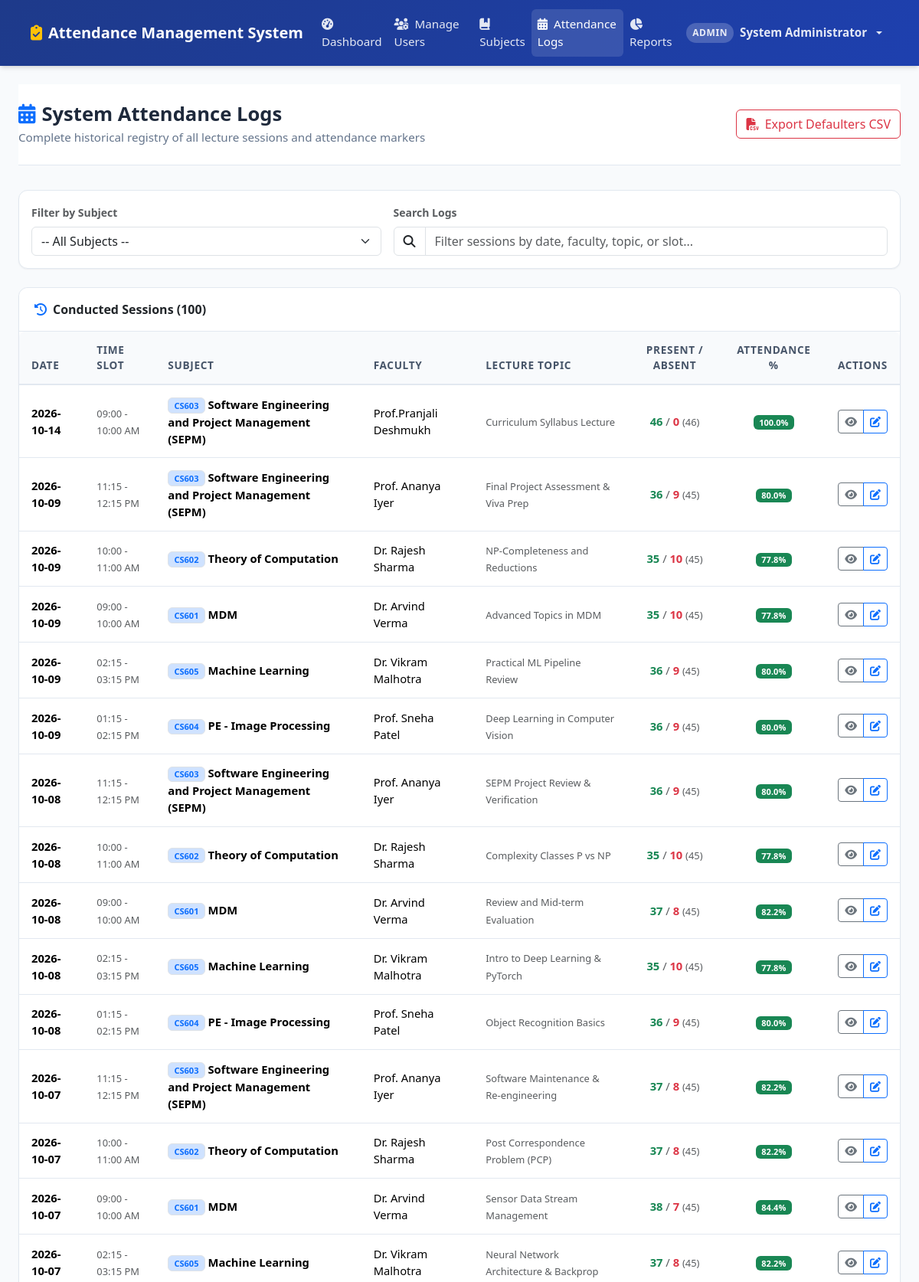
Page /admin/attendance (signed in, upper part) on the committed database.
### tables this page shows
CREATE TABLE attendance_sessions (
        id INTEGER PRIMARY KEY AUTOINCREMENT,
        subject_id INTEGER NOT NULL,
        faculty_id INTEGER NOT NULL,
        session_date DATE NOT NULL,
        session_slot TEXT NOT NULL DEFAULT '09:00 - 10:00 AM',
        topic TEXT DEFAULT 'Course Module Discussion',
        created_at TIMESTAMP DEFAULT CURRENT_TIMESTAMP,
        updated_at TIMESTAMP DEFAULT CURRENT_TIMESTAMP,
        FOREIGN KEY (subject_id) REFERENCES subjects(id) ON DELETE CASCADE,
        FOREIGN KEY (faculty_id) REFERENCES faculty(id) ON DELETE CASCADE,
        UNIQUE (subject_id, session_date, session_slot)
    );

### app.py (the view)
@app.route('/admin/attendance')
@role_required('admin')
def admin_attendance():
    subject_id = request.args.get('subject_id', type=int)
    sessions = models.get_faculty_sessions_history(subject_id=subject_id, limit=100)
    subjects = models.get_all_subjects()
    return render_template('admin/attendance_logs.html', sessions=sessions, subjects=subjects, selected_subject_id=subject_id)

### app.py (called while the page is built, shortened)
def role_required(*allowed_roles):
    def decorator(f):
        @wraps(f)
        def decorated_function(*args, **kwargs):
            if 'user_id' not in session:
                flash("Please log in to access this page.", "warning")
                return redirect(url_for('login', next=request.url))
            user_role = session.get('role')
            return f(*args, **kwargs)
        return decorated_function
    return decorator

@app.context_processor
def inject_global_vars():
    return {
        'current_user': {
            'id': session.get('user_id'),
            'username': session.get('username'),
            'role': session.get('role'),
            'full_name': session.get('full_name'),
            'roll_number': session.get('roll_number'),
            'faculty_id': session.get('faculty_id')
        },
        'now': datetime.now(),
        'today_date': date.today().strftime('%Y-%m-%d'),
        'attendance_threshold': Config.ATTENDANCE_THRESHOLD
    }

### database.py (called while the page is built)
def get_db():
    if has_app_context():
        if 'db' not in g:
            g.db = sqlite3.connect(Config.DATABASE)
            g.db.row_factory = sqlite3.Row
            g.db.execute("PRAGMA foreign_keys = ON;")
        return g.db
    return get_standalone_db()

### models.py (called while the page is built)
def get_all_subjects():
    db = get_db()
    cursor = db.cursor()
    cursor.execute("""
        SELECT s.id, s.code, s.name, s.department, s.semester, s.credits,
               f.id as faculty_id,
               GROUP_CONCAT(DISTINCT f.faculty_id) as faculty_code,
               GROUP_CONCAT(DISTINCT u.full_name) as faculty_name,
               (SELECT COUNT(*) FROM student_subjects ss WHERE ss.subject_id = s.id) as enrolled_students,
               (SELECT COUNT(*) FROM attendance_sessions ses WHERE ses.subject_id = s.id) as total_sessions
        FROM subjects s
        LEFT JOIN faculty_subjects fs ON s.id = fs.subject_id
        LEFT JOIN faculty f ON fs.faculty_id = f.id
        LEFT JOIN users u ON f.user_id = u.id
        GROUP BY s.id
        ORDER BY s.code ASC
    """)
    return [dict(row) for row in cursor.fetchall()]

### templates/admin/attendance_logs.html (shortened to what this page needs)
{% extends 'base.html' %}
{% block content %}
<div class="page-header d-flex justify-content-between align-items-center flex-wrap gap-2">
    <div>
        <h1><i class="fa-solid fa-calendar-days text-primary me-2"></i>System Attendance Logs</h1>
        <p>Complete historical registry of all lecture sessions and attendance markers</p>
    </div>
    <div>
        <a href="{{ url_for('export_defaulters_csv') }}" class="btn btn-outline-danger">
            <i class="fa-solid fa-file-csv me-1"></i> Export Defaulters CSV
        </a>
    </div>
</div>
<div class="card mb-4">
    <div class="card-body">
        <form method="GET" action="{{ url_for('admin_attendance') }}" class="row g-3 align-items-center">
            <div class="col-md-5">
                <label class="form-label fw-semibold small text-muted">Filter by Subject</label>
                <select name="subject_id" class="form-select" onchange="this.form.submit()">
                    <option value="">-- All Subjects --</option>
                </select>
            </div>
            <div class="col-md-7">
                <label class="form-label fw-semibold small text-muted">Search Logs</label>
                <div class="input-group">
                    <span class="input-group-text bg-white"><i class="fa-solid fa-magnifying-glass"></i></span>
                    <input type="text"
                           class="form-control table-search-input"
                           data-table="sessionsTable"
                           placeholder="Filter sessions by date, faculty, topic, or slot...">
                </div>
            </div>
        </form>
    </div>
</div>
<div class="card">
    <div class="card-header d-flex justify-content-between align-items-center">
        <span class="fw-bold"><i class="fa-solid fa-clock-rotate-left me-2 text-primary"></i>Conducted Sessions ({{ sessions|length }})</span>
    </div>
    <div class="table-responsive">
        <table class="table table-custom table-hover align-middle mb-0" id="sessionsTable">
            <thead>
                <tr>
                    <th>Date</th>
                    <th>Time Slot</th>
                    <th>Subject</th>
                    <th>Faculty</th>
                    <th>Lecture Topic</th>
                    <th class="text-center">Present / Absent</th>
                    <th class="text-center">Attendance %</th>
                    <th class="text-end">Actions</th>
                </tr>
            </thead>
            <tbody>
                {% for ses in sessions %}
                    <tr>
                        <td class="fw-bold">{{ ses.session_date }}</td>
                        <td><small class="text-muted">{{ ses.session_slot }}</small></td>
                        <td>
                            <span class="badge bg-primary-subtle text-primary border">{{ ses.subject_code }}</span>
                            <span class="fw-semibold">{{ ses.subject_name }}</span>
                        </td>
                        <td>{{ ses.faculty_name }}</td>
                        <td><small class="text-muted">{{ ses.topic }}</small></td>
                        <td class="text-center">
                            <span class="text-success fw-bold">{{ ses.present_count }}</span>
                            <span class="text-muted">/</span>
                            <span class="text-danger fw-bold">{{ ses.absent_count }}</span>
                            <span class="text-muted small">({{ ses.total_marked }})</span>
                        </td>
                        <td class="text-center">
                            <span class="badge {% if ses.percentage >= 75 %}bg-success{% else %}bg-warning text-dark{% endif %}">
                                {{ ses.percentage }}%
                            </span>
                        </td>
                        <td class="text-end">
                            <div class="btn-group btn-group-sm">
                                <a href="{{ url_for('faculty_view_session', session_id=ses.id) }}" class="btn btn-outline-secondary" title="View Full Roster">
                                    <i class="fa-solid fa-eye"></i>
                                </a>
                                <a href="{{ url_for('faculty_edit_attendance', session_id=ses.id) }}" class="btn btn-outline-primary" title="Edit Session Records">
                                    <i class="fa-solid fa-pen-to-square"></i>
                                </a>
                            </div>
                        </td>
                    </tr>
                {% endfor %}
            </tbody>
        </table>
    </div>
</div>
{% endblock %}

### static/css/style.css (style rules this page uses)
:root { --primary-color: #1e3a8a; --primary-hover: #172554; --primary-light: #eff6ff; --secondary-color: #475569; --success-color: #059669; --success-light: #ecfdf5; --danger-color: #dc2626; --danger-light: #fef2f2; --warning-color: #d97706; --warning-light: #fffbeb; --info-color: #0284c7; --bg-page: #f8fafc; --card-bg: #ffffff; --text-primary: #1e293b; --text-muted: #64748b; --border-color: #e2e8f0; --shadow-sm: 0 1px 2px 0 rgb(0 0 0 / 0.05); --shadow-md: 0 4px 6px -1px rgb(0 0 0 / 0.1), 0 2px 4px -2px rgb(0 0 0 / 0.1); --shadow-lg: 0 10px 15px -3px rgb(0 0 0 / 0.1), 0 4px 6px -4px rgb(0 0 0 / 0.1); --radius-sm: 0.375rem; --radius-md: 0.5rem; --radius-lg: 0.75rem; }
body { font-family: 'Segoe UI', system-ui, -apple-system, BlinkMacSystemFont, Roboto, sans-serif; background-color: var(--bg-page); color: var(--text-primary); min-height: 100vh; display: flex; flex-direction: column; }
.page-header { background: #ffffff; border-bottom: 1px solid var(--border-color); padding: 1.5rem 0; margin-bottom: 2rem; }
.page-header h1 { font-size: 1.6rem; font-weight: 700; color: var(--text-primary); margin-bottom: 0.25rem; }
.page-header p { color: var(--text-muted); margin-bottom: 0; font-size: 0.95rem; }
.card { border: 1px solid var(--border-color); border-radius: var(--radius-lg); box-shadow: var(--shadow-sm); background-color: var(--card-bg); transition: transform 0.2s ease, box-shadow 0.2s ease; }
.card-header { background-color: #ffffff; border-bottom: 1px solid var(--border-color); font-weight: 600; padding: 1rem 1.25rem; border-top-left-radius: var(--radius-lg) !important; border-top-right-radius: var(--radius-lg) !important; }
.table-custom { background: #ffffff; border-radius: var(--radius-md); overflow: hidden; box-shadow: var(--shadow-sm); }
.table-custom th { background-color: #f8fafc; color: #475569; font-weight: 600; font-size: 0.85rem; text-transform: uppercase; letter-spacing: 0.05em; border-bottom: 2px solid var(--border-color); padding: 0.85rem 1rem; }
.table-custom td { padding: 0.85rem 1rem; vertical-align: middle; border-bottom: 1px solid var(--border-color); font-size: 0.92rem; }

### rows in the picture
attendance_sessions: session_date "2026-10-14", session_slot "09:00 - 10:00 AM", subject_code "CS603", subject_name "Software Engineering and Project Management (SEPM)", faculty_name "Prof.Pranjali Deshmukh", topic "Curriculum Syllabus Lecture", present_count "46", absent_count "0", total_marked "46", percentage "100.0"
attendance_sessions: session_date "2026-10-09", session_slot "11:15 - 12:15 PM", subject_code "CS603", subject_name "Software Engineering and Project Management (SEPM)", faculty_name "Prof. Ananya Iyer", topic "Final Project Assessment & Viva Prep", present_count "36", absent_count "9", total_marked "45", percentage "80.0"
attendance_sessions: session_date "2026-10-09", session_slot "10:00 - 11:00 AM", subject_code "CS602", subject_name "Theory of Computation", faculty_name "Dr. Rajesh Sharma", topic "NP-Completeness and Reductions", present_count "35", absent_count "10", total_marked "45", percentage "77.8"
attendance_sessions: session_date "2026-10-09", session_slot "09:00 - 10:00 AM", subject_code "CS601", subject_name "MDM", faculty_name "Dr. Arvind Verma", topic "Advanced Topics in MDM", present_count "35", absent_count "10", total_marked "45", percentage "77.8"
attendance_sessions: session_date "2026-10-09", session_slot "02:15 - 03:15 PM", subject_code "CS605", subject_name "Machine Learning", faculty_name "Dr. Vikram Malhotra", topic "Practical ML Pipeline Review", present_count "36", absent_count "9", total_marked "45", percentage "80.0"
attendance_sessions: session_date "2026-10-09", session_slot "01:15 - 02:15 PM", subject_code "CS604", subject_name "PE - Image Processing", faculty_name "Prof. Sneha Patel", topic "Deep Learning in Computer Vision", present_count "36", absent_count "9", total_marked "45", percentage "80.0"
attendance_sessions: session_date "2026-10-08", session_slot "11:15 - 12:15 PM", subject_code "CS603", subject_name "Software Engineering and Project Management (SEPM)", faculty_name "Prof. Ananya Iyer", topic "SEPM Project Review & Verification", present_count "36", absent_count "9", total_marked "45", percentage "80.0"
attendance_sessions: session_date "2026-10-08", session_slot "10:00 - 11:00 AM", subject_code "CS602", subject_name "Theory of Computation", faculty_name "Dr. Rajesh Sharma", topic "Complexity Classes P vs NP", present_count "35", absent_count "10", total_marked "45", percentage "77.8"
attendance_sessions: session_date "2026-10-08", session_slot "09:00 - 10:00 AM", subject_code "CS601", subject_name "MDM", faculty_name "Dr. Arvind Verma", topic "Review and Mid-term Evaluation", present_count "37", absent_count "8", total_marked "45", percentage "82.2"
attendance_sessions: session_date "2026-10-08", session_slot "02:15 - 03:15 PM", subject_code "CS605", subject_name "Machine Learning", faculty_name "Dr. Vikram Malhotra", topic "Intro to Deep Learning & PyTorch", present_count "35", absent_count "10", total_marked "45", percentage "77.8"
attendance_sessions: session_date "2026-10-08", session_slot "01:15 - 02:15 PM", subject_code "CS604", subject_name "PE - Image Processing", faculty_name "Prof. Sneha Patel", topic "Object Recognition Basics", present_count "36", absent_count "9", total_marked "45", percentage "80.0"
attendance_sessions: session_date "2026-10-07", session_slot "11:15 - 12:15 PM", subject_code "CS603", subject_name "Software Engineering and Project Management (SEPM)", faculty_name "Prof. Ananya Iyer", topic "Software Maintenance & Re-engineering", present_count "37", absent_count "8", total_marked "45", percentage "82.2"
attendance_sessions: session_date "2026-10-07", session_slot "10:00 - 11:00 AM", subject_code "CS602", subject_name "Theory of Computation", faculty_name "Dr. Rajesh Sharma", topic "Post Correspondence Problem (PCP)", present_count "37", absent_count "8", total_marked "45", percentage "82.2"
attendance_sessions: session_date "2026-10-07", session_slot "09:00 - 10:00 AM", subject_code "CS601", subject_name "MDM", faculty_name "Dr. Arvind Verma", topic "Sensor Data Stream Management", present_count "38", absent_count "7", total_marked "45", percentage "84.4"
attendance_sessions: session_date "2026-10-07", session_slot "02:15 - 03:15 PM", subject_code "CS605", subject_name "Machine Learning", faculty_name "Dr. Vikram Malhotra", topic "Neural Network Architecture & Backprop", present_count "37", absent_count "8", total_marked "45", percentage "82.2"

### other values in the picture
{{ current_user.role }} "ADMIN"
{{ current_user.full_name }} "System Administrator"
{{ sessions|length }} "100"
